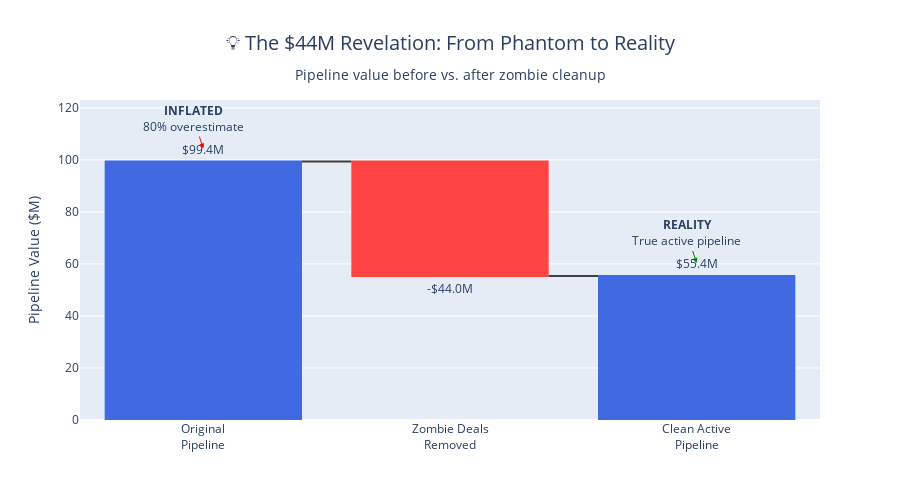
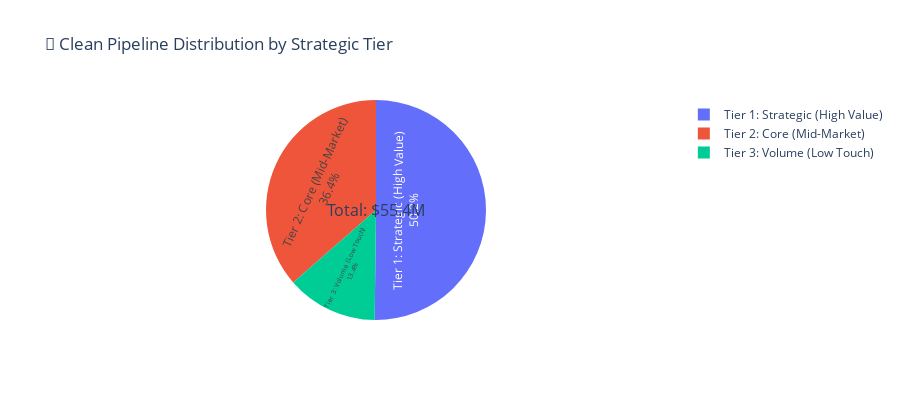

Source (notebook cell) for these figures, in order:
### Markdown cell above
## 3. Pipeline Transformation Analysis
### Waterfall visualization of pipeline cleanup impact

### Code cell
# PIPELINE TRANSFORMATION WATERFALL CHART
# Show the dramatic impact of zombie cleanup on forecast accuracy

# Calculate values for waterfall
original_pipeline = df[df['Status'] == 'Open']['ACV'].sum()
zombie_impact = -zombie_value
clean_pipeline = clean_open_pipeline

# Create waterfall chart
fig = go.Figure(go.Waterfall(
    name="Pipeline Transformation",
    orientation="v",
    measure=["absolute", "relative", "total"],
    x=["Original<br>Pipeline", "Zombie Deals<br>Removed", "Clean Active<br>Pipeline"],
    textposition="outside",
    text=[f"${original_pipeline/1e6:.1f}M", f"-${abs(zombie_impact)/1e6:.1f}M", f"${clean_pipeline/1e6:.1f}M"],
    y=[original_pipeline/1e6, zombie_impact/1e6, clean_pipeline/1e6],
    connector={"line": {"color": "rgb(63, 63, 63)"}},
    decreasing={"marker": {"color": "#FF4444"}},
    increasing={"marker": {"color": "#00CC44"}},
    totals={"marker": {"color": "#4169E1"}}
))

fig.update_layout(
    title={
        'text': "💡 The $44M Revelation: From Phantom to Reality<br><sub>Pipeline value before vs. after zombie cleanup</sub>",
        'x': 0.5,
        'font': {'size': 20}
    },
    showlegend=False,
    height=500,
    yaxis={'title': 'Pipeline Value ($M)'},
    annotations=[
        dict(
            x=0, y=original_pipeline/1e6 + 5,
            text=f"<b>INFLATED</b><br>{((original_pipeline - clean_pipeline)/clean_pipeline*100):.0f}% overestimate",
            showarrow=True, arrowhead=2, arrowcolor="red"
        ),
        dict(
            x=2, y=clean_pipeline/1e6 + 5,
            text=f"<b>REALITY</b><br>True active pipeline",
            showarrow=True, arrowhead=2, arrowcolor="green"
        )
    ]
)

fig.show()

# Breakdown by tier after cleanup
tier_breakdown = active_df[active_df['Status'] == 'Open'].groupby('Cluster_Label')['ACV'].sum().sort_values(ascending=False)

# Create tier breakdown chart
fig2 = px.pie(
    values=tier_breakdown.values,
    names=tier_breakdown.index,
    title="🎯 Clean Pipeline Distribution by Strategic Tier",
    color_discrete_map={
        'Tier 1: Strategic (High Value)': '#FF6B6B',
        'Tier 2: Core (Mid-Market)': '#4ECDC4', 
        'Tier 3: Volume (Low Touch)': '#45B7D1'
    }
)

fig2.update_traces(
    textposition='inside',
    textinfo='percent+label',
    textfont_size=12,
    hovertemplate='<b>%{label}</b><br>Value: $%{value:,.0f}<br>Percentage: %{percent}<extra></extra>'
)

fig2.update_layout(
    height=400,
    font={'size': 12},
    annotations=[dict(text='Total: ${:.1f}M'.format(tier_breakdown.sum()/1e6), 
                     x=0.5, y=0.5, font_size=16, showarrow=False)]
)

fig2.show()

# Executive insight table
tier_analysis = active_df[active_df['Status'] == 'Open'].groupby('Cluster_Label').agg({
    'ID': 'count',
    'ACV': ['sum', 'mean'],
    'Lead_Score': 'mean'
}).round(2)

tier_analysis.columns = ['Deal_Count', 'Total_Value_M', 'Avg_Deal_Size_K', 'Avg_Lead_Score']
tier_analysis['Total_Value_M'] = tier_analysis['Total_Value_M'] / 1e6
tier_analysis['Avg_Deal_Size_K'] = tier_analysis['Avg_Deal_Size_K'] / 1e3
tier_analysis['Revenue_Share_%'] = (tier_analysis['Total_Value_M'] / tier_analysis['Total_Value_M'].sum() * 100).round(1)

print("\n📊 STRATEGIC TIER BREAKDOWN (Clean Pipeline Only)")
print("=" * 65)
print(tier_analysis.to_string())

print(f"\n💡 STRATEGIC INSIGHTS:")
print(f"   • Tier 2 (Mid-Market) dominance confirmed: {tier_analysis.loc['Tier 2: Core (Mid-Market)', 'Revenue_Share_%']:.1f}% of clean pipeline")
print(f"   • Tier 3 efficiency problem: {tier_analysis.loc['Tier 3: Volume (Low Touch)', 'Deal_Count']} deals for only {tier_analysis.loc['Tier 3: Volume (Low Touch)', 'Revenue_Share_%']:.1f}% of value")
print(f"   • Tier 1 focus required: Average deal size ${tier_analysis.loc['Tier 1: Strategic (High Value)', 'Avg_Deal_Size_K']:.0f}k needs executive attention")

### Figure 1 — Plotly figure (JSON) as saved in the notebook; plotly's stock layout.template omitted (floating-point values rounded to 4 significant figures)
{"data": [{"connector": {"line": {"color": "rgb(63, 63, 63)"}}, "decreasing": {"marker": {"color": "#FF4444"}}, "increasing": {"marker": {"color": "#00CC44"}}, "measure": ["absolute", "relative", "total"], "name": "Pipeline Transformation", "orientation": "v", "text": ["$99.4M", "-$44.0M", "$55.4M"], "textposition": "outside", "totals": {"marker": {"color": "#4169E1"}}, "type": "waterfall", "x": ["Original<br>Pipeline", "Zombie Deals<br>Removed", "Clean Active<br>Pipeline"], "y": [99.4, -44.02, 55.37]}], "layout": {"annotations": [{"arrowcolor": "red", "arrowhead": 2, "showarrow": true, "text": "<b>INFLATED</b><br>80% overestimate", "x": 0, "y": 104.4}, {"arrowcolor": "green", "arrowhead": 2, "showarrow": true, "text": "<b>REALITY</b><br>True active pipeline", "x": 2, "y": 60.37}], "height": 500, "showlegend": false, "title": {"font": {"size": 20}, "text": "💡 The $44M Revelation: From Phantom to Reality<br><sub>Pipeline value before vs. after zombie cleanup</sub>", "x": 0.5}, "yaxis": {"title": {"text": "Pipeline Value ($M)"}}}}

### Figure 2 — Plotly figure (JSON) as saved in the notebook; plotly's stock layout.template omitted (floating-point values rounded to 4 significant figures)
{"data": [{"domain": {"x": [0, 1], "y": [0, 1]}, "hovertemplate": "<b>%{label}</b><br>Value: $%{value:,.0f}<br>Percentage: %{percent}<extra></extra>", "labels": ["Tier 1: Strategic (High Value)", "Tier 2: Core (Mid-Market)", "Tier 3: Volume (Low Touch)"], "legendgroup": "", "name": "", "showlegend": true, "textfont": {"size": 12}, "textinfo": "percent+label", "textposition": "inside", "type": "pie", "values": [27792300, 20171800, 7408900]}], "layout": {"annotations": [{"font": {"size": 16}, "showarrow": false, "text": "Total: $55.4M", "x": 0.5, "y": 0.5}], "font": {"size": 12}, "height": 400, "legend": {"tracegroupgap": 0}, "title": {"text": "🎯 Clean Pipeline Distribution by Strategic Tier"}}}
